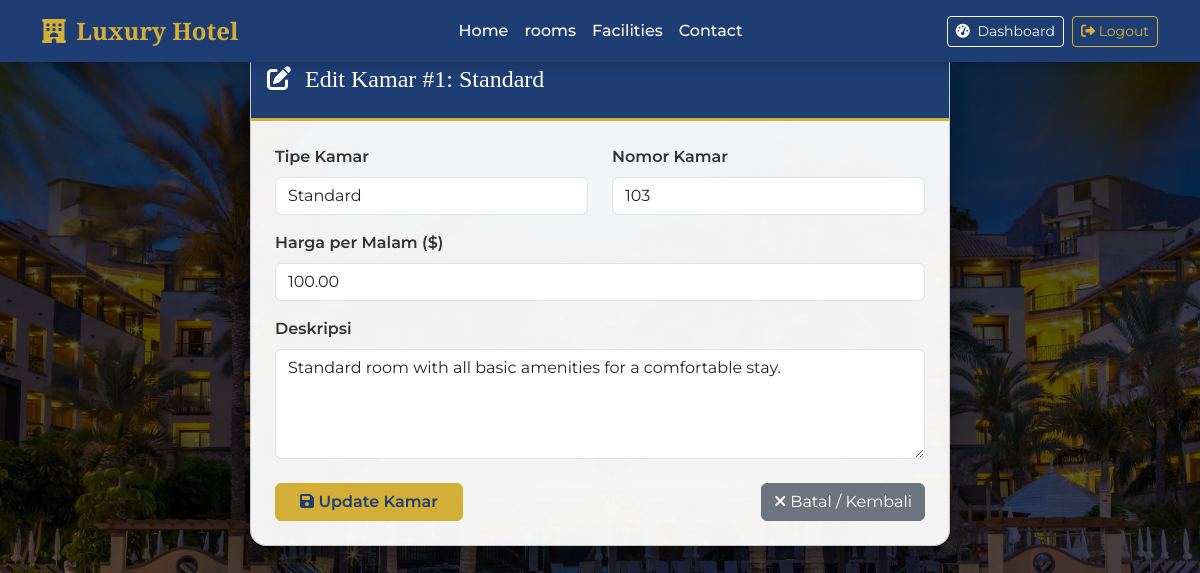
Screenshot of /admin/room_edit.php?id=1 (signed in) with the database file from the repository.
### tables this page shows
CREATE TABLE rooms (
id INT AUTO_INCREMENT PRIMARY KEY,
room_number VARCHAR(20) NOT NULL UNIQUE,
type VARCHAR(50) NOT NULL,
price DECIMAL(10,2) NOT NULL,
description TEXT,
image VARCHAR(255),
created_at TIMESTAMP DEFAULT CURRENT_TIMESTAMP
);

### admin/room_edit.php (the view, shortened to what this page needs)
<?php
require '../db/database.php';
$id = (int)($_GET['id'] ?? 0);
$stmt = $pdo->prepare("SELECT * FROM rooms WHERE id = ?");
$stmt->execute([$id]);
$room = $stmt->fetch();
?>
<!DOCTYPE html>
<html lang="id">
<head>
    <link href="https://cdn.jsdelivr.net/npm/bootstrap@5.3.3/dist/css/bootstrap.min.css" rel="stylesheet">
    <link rel="stylesheet" href="https://cdnjs.cloudflare.com/ajax/libs/font-awesome/6.5.0/css/all.min.css">
</head>
<body>
<?php include '../include/navbar.php'; ?>
<div class="container mt-5 mb-5">
    <div class="card mx-auto" style="max-width: 700px;">
        <div class="card-header p-3">
            <h4><i class="fas fa-edit me-2"></i> Edit Kamar #<?= $id ?>: <?= htmlspecialchars($room['type']) ?></h4>
        </div>
        <div class="card-body p-4">
            <form method="POST">
                <div class="row">
                    <div class="col-md-6 mb-3">
                        <label class="form-label">Tipe Kamar</label>
                        <input type="text" name="type" class="form-control" value="<?= htmlspecialchars($room['type']) ?>" required>
                    </div>
                    <div class="col-md-6 mb-3">
                        <label class="form-label">Nomor Kamar</label>
                        <input type="text" name="room_number" class="form-control" value="<?= htmlspecialchars($room['room_number']) ?>" required>
                    </div>
                </div>
                <div class="mb-3">
                    <label class="form-label">Harga per Malam ($)</label>
                    <input type="number" name="price" class="form-control" value="<?= htmlspecialchars($room['price']) ?>" min="1" required>
                </div>
                <div class="mb-4">
                    <label class="form-label">Deskripsi</label>
                    <textarea name="description" class="form-control" rows="4"><?= htmlspecialchars($room['description'] ?? '') ?></textarea>
                </div>
                <div class="d-flex justify-content-between">
                    <button type="submit" class="btn btn-gold px-4"><i class="fas fa-save"></i> Update Kamar</button>
                    <a href="dashboard.php" class="btn btn-secondary"><i class="fas fa-times"></i> Batal / Kembali</a>
                </div>
            </form>
        </div>
    </div>
</div>
</body>
</html>

### admin/room_edit.php (style rules this page uses)
body { font-family: 'Montserrat', sans-serif; background: linear-gradient(rgba(0,0,0,0.7), rgba(0,0,0,0.6)), url('../assets/foto/hotel.jpg') center center/cover no-repeat fixed; min-height: 100vh; color: white; }
h4 { font-family: 'Playfair Display', serif; }
.card { border-radius: 16px; box-shadow: 0 15px 40px rgba(0,0,0,0.5); background: rgba(255, 255, 255, 0.95); color: #333; }
.card-header { background-color: #1e3d73 !important; border-bottom: 3px solid #d4af37; color: white; }
.btn-gold { background: #d4af37; color: white; transition: all 0.3s; }
.form-label { font-weight: 600; color: #333; }

### rows the page displays
rooms: type "Standard", room_number "103", price "100.00", description "Standard room with all basic amenities for a comfortable stay."

### other values shown
$id "1"
